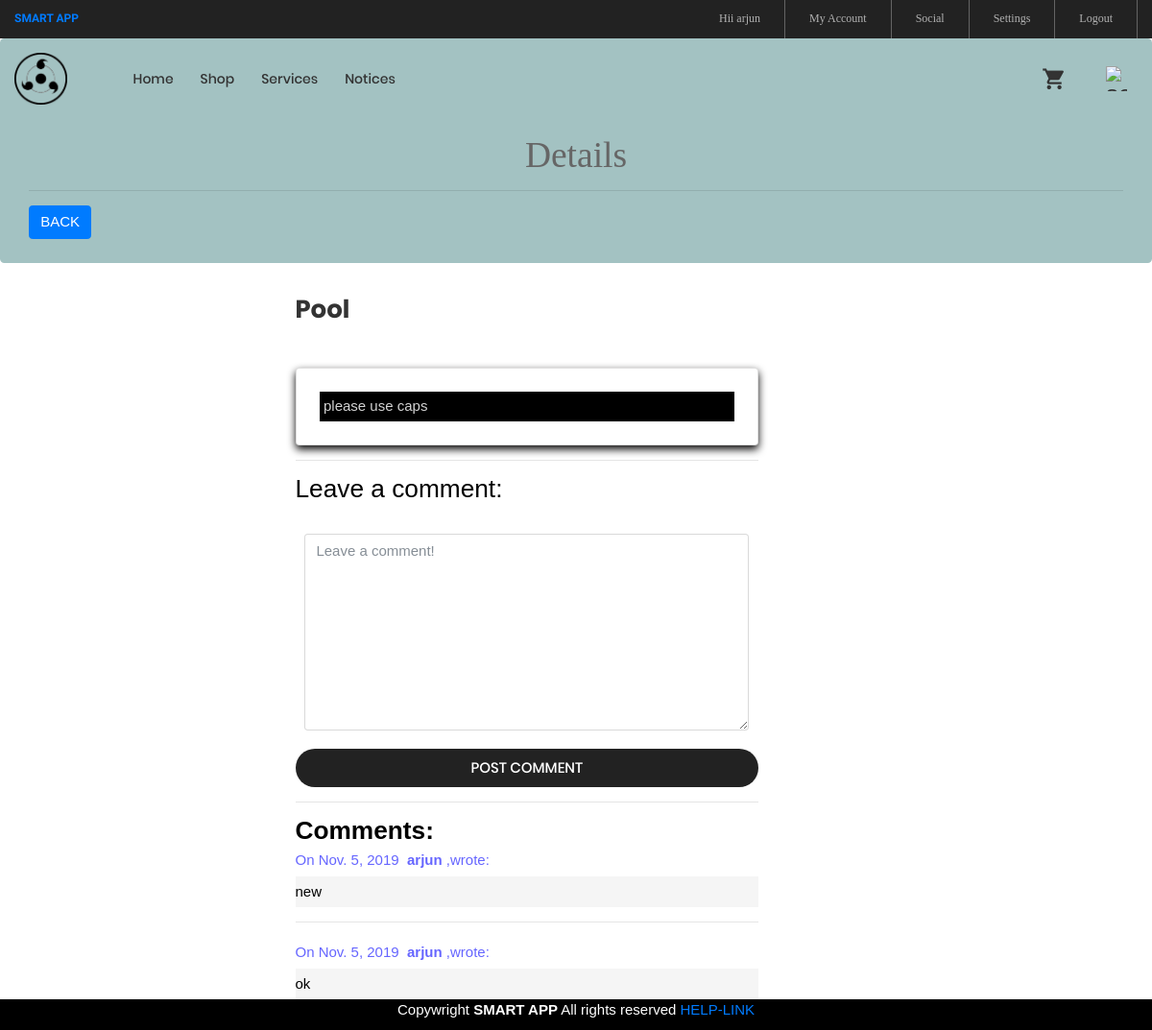
The page /1/ (signed in) on the database its author committed.
### notice/models.py (models this page shows, shortened)
class Post(models.Model):
    title = models.CharField(max_length=255)
    aut = models.CharField(max_length=255 )
    body = models.TextField()
    created_on = models.DateTimeField(auto_now_add=True)
    last_modified = models.DateTimeField(auto_now=True)

class Comment(models.Model):
    author = models.CharField(max_length=60)
    body = models.TextField()
    created_on = models.DateTimeField(auto_now_add=True)
    post = models.ForeignKey('Post', on_delete=models.CASCADE)

### notice/views.py (the view, shortened to what this page needs)
# urls.py: path("<int:pk>/", views.blog_detail, name="b_detail"),
@login_required
def blog_detail(request, pk):
    post = Post.objects.get(pk=pk)
    print(request.user.username)
    form = CommentForm()
    comments = Comment.objects.filter(post=post).order_by('-created_on')
    aut=request.user.username
    context = {
        "post": post,
        "comments": comments,
        "form": form,
    }
    return render(request, "b_detail.html", context)

### notice/forms.py
class CommentForm(forms.Form):
    author = forms.CharField(
        max_length=60,
        widget=forms.TextInput(attrs={
            "class": "form-control",
            "placeholder": "Your Name"
        })
    )
    body = forms.CharField(widget=forms.Textarea(
        attrs={
            "class": "form-control",
            "placeholder": "Leave a comment!"
        })
    )

### templates/b_detail.html (shortened to what this page needs)
{% extends "base.html" %}
{% block page_content %}
<div class="jumbotron" style="background-color:#a3c2c2">
    <h1 style="font-family: 'Cormorant', serif;"><br><center>Details</center></h1>
    <hr>
    <h3><a class="btn btn-primary  pl " href="/h" style="float:left">BACK</a></h3>
</div>
<div class="row">
  <div class="col-md-3"></div>
<div  class="col-md-5" style="color:white">
    <h1 class="ltext-108 cl2 hov-cl1 trans-04">{{ post.title }}</h1>
    <h5>posted by : <b>{{ post.aut }}</b></h5>
    <small>
    </small>
    <div class="card p-3">
    <p style="background: black ; padding: 1%; margin :2%; color:lightgray">{{ post.body }}</p>
    </div>
    <hr>
    <h3 style="color:black">Leave a comment:</h3>
    <form  method="post" onsubmit="names.disabled = true; return true">
        <div class="form-group cl">
           <p  style="padding: 1%; margin :1%">{{ form.body }}</p>
        </div>
        <button class="flex-c-m stext-101 cl0 size-125 bg3 bor2 hov-btn3 p-lr-15 trans-04" name="names">
                                    Post Comment
                                </button>
    </form>
 <hr>
    <h3  class="cl" style="color:black"><b>Comments:</b></h3>
    {% for comment in comments %}
    <p  class="p-t-5" style="color:#6666ff">
        On {{comment.created_on.date }}&nbsp;
        <b>{{ user.username}}</b> ,wrote:
    </p>
    <p style="background-color: whitesmoke;color:black" class="p-t-5 p-b-5 m-t-5" >{{ comment.body }}</p>
    <hr>
      {% endfor %}
</div></div>
</div>
{% endblock %}

### templates/base.html (shortened to what this page needs)
{% load static	 %}
<!DOCTYPE html>
<html lang="en">
<head>
	<link rel="stylesheet" type="text/css" href="{% static 'vendor/bootstrap/css/bootstrap.min.css' %}">
	<link rel="stylesheet" type="text/css" href="{% static 'fonts/font-awesome-4.7.0/css/font-awesome.min.css' %}">
	<link rel="stylesheet" type="text/css" href="{% static 'fonts/iconic/css/material-design-iconic-font.min.css' %}">
	<link rel="stylesheet" type="text/css" href="{% static 'fonts/linearicons-v1.0.0/icon-font.min.css' %}">
	<link rel="stylesheet" type="text/css" href="{% static 'vendor/animate/animate.css' %}">
	<link rel="stylesheet" type="text/css" href="{% static 'vendor/css-hamburgers/hamburgers.min.css' %}">
	<link rel="stylesheet" type="text/css" href="{% static 'vendor/animsition/css/animsition.min.css' %}">
	<link rel="stylesheet" type="text/css" href="{% static 'vendor/select2/select2.min.css' %}">
	<link rel="stylesheet" type="text/css" href="{% static 'vendor/daterangepicker/daterangepicker.css' %}">
	<link rel="stylesheet" type="text/css" href="{% static 'vendor/slick/slick.css' %}">
	<link rel="stylesheet" type="text/css" href="{% static 'vendor/MagnificPopup/magnific-popup.css' %}">
	<link rel="stylesheet" type="text/css" href="{% static 'vendor/perfect-scrollbar/perfect-scrollbar.css' %}">
	<link rel="stylesheet" type="text/css" href="{% static 'css/util.css' %}">
	<link rel="stylesheet" type="text/css" href="{% static 'css/main.css' %}">
</head>
<body class="animsition">
	<header>
		<div class="container-menu-desktop">
			<div class="top-bar">
				<div class="content-topbar flex-sb-m h-full container">
					<div class="left-top-bar" style="font-family: Kaushan Script;color:  #9999ff;">
						<b><a href='/index'>SMART APP</a></b>
					</div>
					<div class="right-top-bar flex-w h-full">
						 {% if user.is_authenticated %}
						<a href="#" class="flex-c-m trans-04 p-lr-25" style="border-left: none">
							Hii {{user.first_name}}
						</a>
						<a href="/profile" class="flex-c-m trans-04 p-lr-25">
							My Account
						</a>
						<a href="/residents" class="flex-c-m trans-04 p-lr-25">
							Social
						</a>
						<a href="{% url 'password_change' %}"class="flex-c-m trans-04 p-lr-25">
							Settings
						</a>
						<a href="/accounts/logout" class="flex-c-m trans-04 p-lr-25">
							Logout
						</a>
						{% else %}
						<a href="/accounts/login" class="flex-c-m trans-04 p-lr-25">
							Login
						</a>
						{% endif %}
					</div>
				</div>
			</div>
			<div class="wrap-menu-desktop">
				<nav class="limiter-menu-desktop container">
					<a  class="logo" href='/index'>
						<img src="{% static 'images/logo.png' %}" alt="IMG-LOGO">
					</a>
					<div class="menu-desktop">
						<ul class="main-menu">
								<li>
								<a href="/index">Home</a>
							</li>
							<li>
								<a href="/shop">Shop</a>
							</li>
							<li >
								<a href="/req">Services</a>
							</li>
							<li>
								<a href="/h">Notices</a>
							</li>
						</ul>
					</div>
					<div class="wrap-icon-header flex-w flex-r-m">
						<div class="icon-header-item cl2 hov-cl1 trans-04 p-l-22 p-r-11 " >
							<a href="/list" class="dis-block icon-header-item cl2 hov-cl1 trans-04 p-l-22 p-r-11 " >
							<i class="zmdi zmdi-shopping-cart"></i>
						</a>
						</div>
						<a href="/show" class="dis-block icon-header-item cl2 hov-cl1 trans-04 p-l-22 p-r-11 " >
							 <img src="{% static 'images/service.png' %}" alt="service" style="width:22px;height:26px;float:right; " >
						</a>
					</div>
				</nav>
			</div>
		</div>
	</header>
	<div class="flex-container " style="margin-bottom: 8%">
{% block page_content %}
{% endblock %}
</div><body>
<div class="flex-container " style="background-color:black;color:white;position:fixed; left: 0; bottom: 0; width: 100%;z-index:3;height:3%;">
 <footer>
 <center>Copywright <b>SMART APP</b> All rights reserved <a href="https://www.google.co.in/">
  HELP-LINK</a></center>
</footer>
</div>
</body>
</html>

### signin/static/css/main.css (style rules this page uses)
.container { max-width: 1380px; }
@media (max-width: 1600px) { .container { max-width: 1200px; } }
.container-menu-desktop { height: auto; width: 100%; position: relative; -webkit-transition: all 0.3s; -o-transition: all 0.3s; -moz-transition: all 0.3s; transition: all 0.3s; }
.top-bar { height: 40px; background-color: #222; }
.left-top-bar { font-family: Poppins-Regular; font-size: 12px; line-height: 1.8; color: #b2b2b2; }
.right-top-bar a { font-family: Poppins-Regular; font-size: 12px; line-height: 1.8; height: 100%; color: #b2b2b2; border-right: 1px solid rgba(255,255,255,0.3); }
.right-top-bar a:first-child { border-left: 1px solid rgba(255,255,255,0.3); }
.wrap-menu-desktop { position: fixed; z-index: 1100; background-color: transparent; width: 100%; height: 84px; top: 40px; left: 0px; -webkit-transition: height 0.3s, background-color 0.3s; -o-transition: height 0.3s, background-color 0.3s; -moz-transition: height 0.3s, background-color 0.3s; transition: height 0.3s, background-color 0.3s; }
.limiter-menu-desktop { height: 100%; display: -webkit-box; display: -webkit-flex; display: -moz-box; display: -ms-flexbox; display: flex; align-items: center; background-color: transparent; }
.logo { display: -webkit-box; display: -webkit-flex; display: -moz-box; display: -ms-flexbox; display: flex; align-items: center; height: 65%; margin-right: 55px; }
.logo img { max-width: 100%; max-height: 100%; }
.menu-desktop { display: -webkit-box; display: -webkit-flex; display: -moz-box; display: -ms-flexbox; display: flex; align-items: center; height: 100%; }
.main-menu { list-style-type: none; margin: 0; display: -webkit-box; display: -webkit-flex; display: -moz-box; display: -ms-flexbox; display: flex; align-items: center; }
.main-menu > li { display: block; position: relative; padding: 20px 10px 20px 0px; margin: 0px 4px 0px 14px; }
.main-menu > li > a { font-family: Poppins-Medium; font-size: 14px; color: #333; padding: 5px 0px; transition: all 0.4s; -webkit-transition: all 0.4s; -o-transition: all 0.4s; -moz-transition: all 0.4s; }
.wrap-icon-header { flex-grow: 1; }
.icon-header-item { position: relative; font-size: 26px; line-height: 1; cursor: pointer; }
.cl0 { color: #fff; }
.cl2 { color: #333; }
.stext-101 { font-family: Poppins-Medium; font-size: 15px; line-height: 1.466667; text-transform: uppercase; }
.ltext-108 { font-family: Poppins-Bold; font-size: 26px; line-height: 1.3846; }
.size-125 { min-width: 100%; height: 40px; }
.bg3 { background-color: #222; }
.bor2 { border-radius: 20px; }

### templates/base.html (style rules this page uses)
.card { box-shadow: 0 4px 8px 0 rgb(7, 6, 6); transition: 0.3s; }

### rows shown on the page
Post: title "Pool", body "please use caps"
Comment: created_on "Nov. 5, 2019", body "new"
Comment: created_on "Nov. 5, 2019", body "ok"

### other values the page prints
{{ user.first_name }} "arjun"
{{ user.username }} "arjun"
